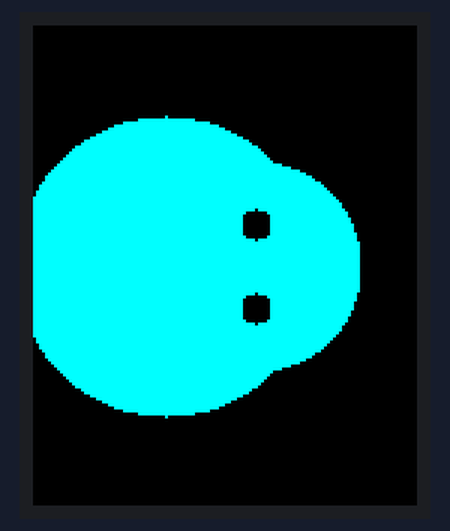
Bench run of a program on a simulated Raspberry Pi Pico running MicroPython. Parts: 128×160 colour display. What the program prints to the serial console is not drawn. At 0.9 s the program stops and its outputs stay as they are.

Above: at 1.0 s.

The program:

thirsty.py
```python
from ST7735 import TFT
from machine import SPI, Pin

# SPI setup
spi = SPI(1, baudrate=20000000, polarity=0, phase=0,
          sck=Pin(10), mosi=Pin(11), miso=None)
tft = TFT(spi, 16, 17, 18)
tft.initr()
tft.rgb(True)

# Function to clear the screen
def clear_screen():
    tft.fill(TFT.BLACK)

# Function to rotate a point (x, y) by 90 degrees around (cx, cy)
def rotate_point(x, y, cx, cy):
    x_new = cy - y + cx
    y_new = x - cx + cy
    return (x_new, y_new)

# Function to draw a rotated droplet-like emoji with eyes
def draw_rotated_droplet_emoji():
    clear_screen()

    # Droplet Shape: Using multiple filled circles to simulate a droplet
    droplet_color = tft.color(0, 255, 255)  # Light blue color (water-like)
    center_x, center_y = 64, 80
    base_radius = 50
    top_radius = 35

    # Rotate the center of the droplet
    rotated_center_x, rotated_center_y = rotate_point(center_x, center_y, 64, 80)

    # Draw the upper part of the droplet (smaller circle)
    rotated_top_x, rotated_top_y = rotate_point(center_x, center_y - 10, 64, 80)
    tft.fillcircle((rotated_top_x, rotated_top_y), top_radius, droplet_color)

    # Draw the bottom part of the droplet (larger circle)
    rotated_bottom_x, rotated_bottom_y = rotate_point(center_x, center_y + 20, 64, 80)
    tft.fillcircle((rotated_bottom_x, rotated_bottom_y), base_radius, droplet_color)

    # Eyes: Two small black circles inside the droplet (rotate each eye)
    eye_color = TFT.BLACK
    eye_left_x, eye_left_y = 50, 70
    eye_right_x, eye_right_y = 78, 70

    # Rotate the eye positions
    eye_left_rotated = rotate_point(eye_left_x, eye_left_y, center_x, center_y)
    eye_right_rotated = rotate_point(eye_right_x, eye_right_y, center_x, center_y)

    tft.fillcircle(eye_left_rotated, 5, eye_color)  # Left eye
    tft.fillcircle(eye_right_rotated, 5, eye_color)  # Right eye

    print("Rotated droplet emoji with eyes displayed!")

# Display the rotated droplet emoji
draw_rotated_droplet_emoji()
```
